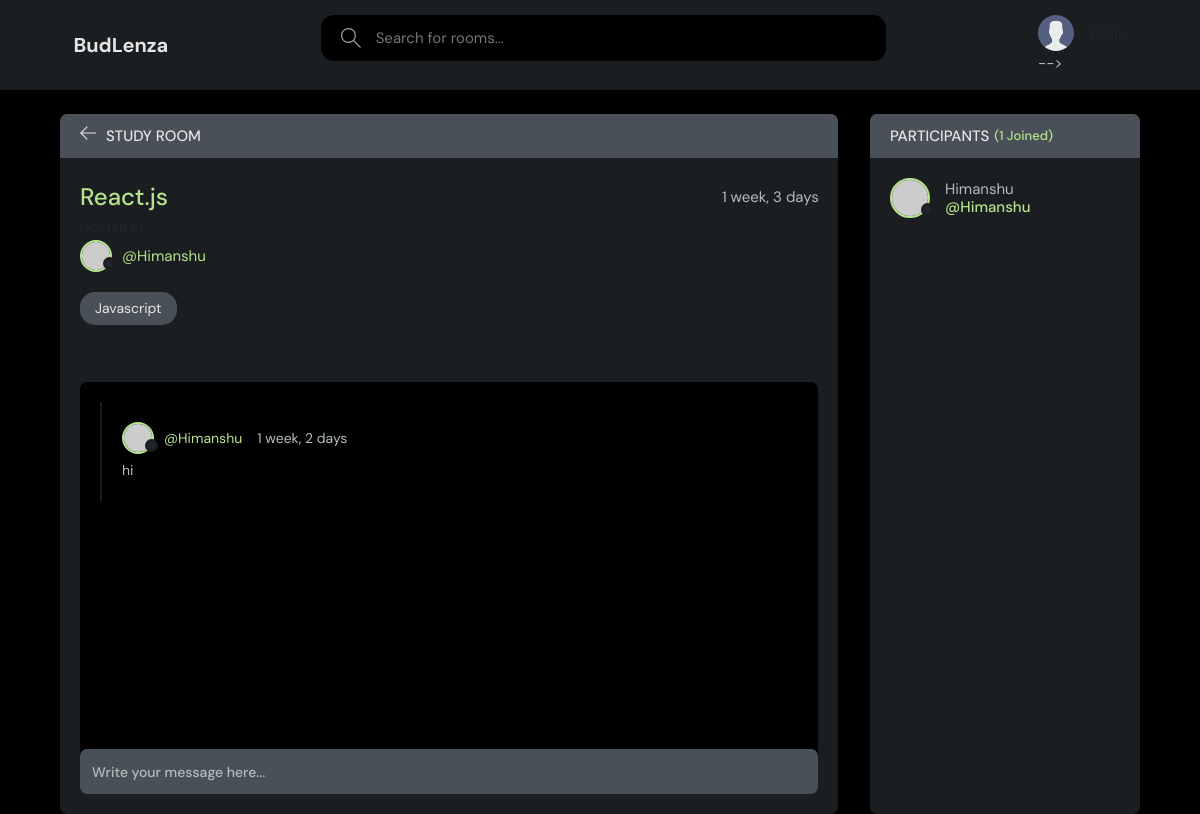
The app's page /room_page/18/ with its own data.
### base/models.py (models this page shows, shortened)
class Room(models.Model):
    host = models.ForeignKey(User,on_delete = models.SET_NULL, null = True)
    topic = models.ForeignKey(Topic,on_delete = models.SET_NULL ,null = True)
    name = models.CharField(max_length = 200)
    description = models.TextField(null = True,blank = True)
    participants = models.ManyToManyField(User,related_name='participants',blank=True)
    updated = models.DateTimeField(auto_now = True)
    created = models.DateTimeField(auto_now_add = True)
    class Meta:
        ordering = ["-updated","-created"]

class Topic(models.Model):
    name = models.CharField(max_length = 200)
    def __str__(self):
        return self.name

class Message(models.Model):
    user = models.ForeignKey(User,on_delete = models.CASCADE)
    room = models.ForeignKey(Room,on_delete = models.CASCADE)
    body = models.TextField()
    updated = models.DateTimeField(auto_now = True)
    created = models.DateTimeField(auto_now_add = True)
    class Meta:
        ordering = ["-updated","-created"]

### base/views.py (the view, shortened to what this page needs)
# urls.py: path("room_page/<str:pk>/", views.room,name = "room"),
def room(request, pk):
    room = Room.objects.get(id=pk)
    room_messages = room.message_set.all().order_by('-created')
    participants = room.participants.all()
    context = {"room": room , 'room_messages':room_messages ,'participants':participants}
    return render(request, "base/room.html", context)

### base/templates/base/room.html (shortened to what this page needs)
{% extends 'main.html' %}
{%block content%}
    <main class="profile-page layout layout--2">
      <div class="container">
        <div class="room">
          <div class="room__top">
            <div class="room__topLeft">
              <a href="{% url 'home' %}">
                <svg version="1.1" xmlns="http://www.w3.org/2000/svg" width="32" height="32" viewBox="0 0 32 32">
                  <title>arrow-left</title>
                  <path
                    d="M13.723 2.286l-13.723 13.714 13.719 13.714 1.616-1.611-10.96-10.96h27.625v-2.286h-27.625l10.965-10.965-1.616-1.607z"
                  ></path>
                </svg>
              </a>
              <h3>Study Room</h3>
            </div>
          </div>
          <div class="room__box scroll">
            <div class="room__header scroll">
              <div class="room__info">
                <h3>{{room.name}}</h3>
                <span>{{room.created|timesince}}</span>
              </div>
              <div class="room__hosted">
                <p>Hosted By</p>
                <a href="{% url 'user-profile' room.host.id %}" class="room__author">
                  <div class="avatar avatar--small">
                    <img src="https://randomuser.me/api/portraits/men/37.jpg" />
                  </div>
                  <span>@{{room.host.username}}</span>
                </a>
              </div>
              <span class="room__topics">{{room.topic}}</span>
            </div>
            <div class="room__conversation">
              <div class="threads scroll">
                {% for message in room_messages%}
                <div class="thread">
                  <div class="thread__top">
                    <div class="thread__author">
                      <a href="{% url 'user-profile' message.user.id %}" class="thread__authorInfo">
                        <div class="avatar avatar--small">
                          <img src="https://randomuser.me/api/portraits/men/37.jpg" />
                        </div>
                        <span>@{{message.user.username}}</span>
                      </a>
                      <span class="thread__date">{{message.created|timesince}}</span>
                    </div>
                  </div>
                  <div class="thread__details">
                   {{message.body}}
                  </div>
                </div>
               {%endfor%}
              </div>
            </div>
          </div>
          <div class="room__message">
            <form action="" method="POST">
              <input name="body" placeholder="Write your message here..." /></form>
          </div>
        </div>
        <div class="participants">
          <h3 class="participants__top">Participants <span>({{participants.count}} Joined)</span></h3>
          <div class="participants__list scroll">
            {% for user in participants %}
            <a href="{% url  'user-profile' user.id % }" class="participant">
              <div class="avatar avatar--medium">
                <img src="https://randomuser.me/api/portraits/men/37.jpg" />
              </div>
              <p>
                {{user.username}}
                <span>@{{user.username}}</span>
              </p>
            </a>
          </div>
        </div>
      </div>
    </main>
    {%endblock content%}

### records on screen
Room: name "React.js", created "1 week, 3 days", host.username "Himanshu", topic "Javascript"
Message: user.username "Himanshu", created "1 week, 2 days", body "hi"

### other values on screen
{{ participants.count }} "1"
{{ user.username }} "Himanshu"
